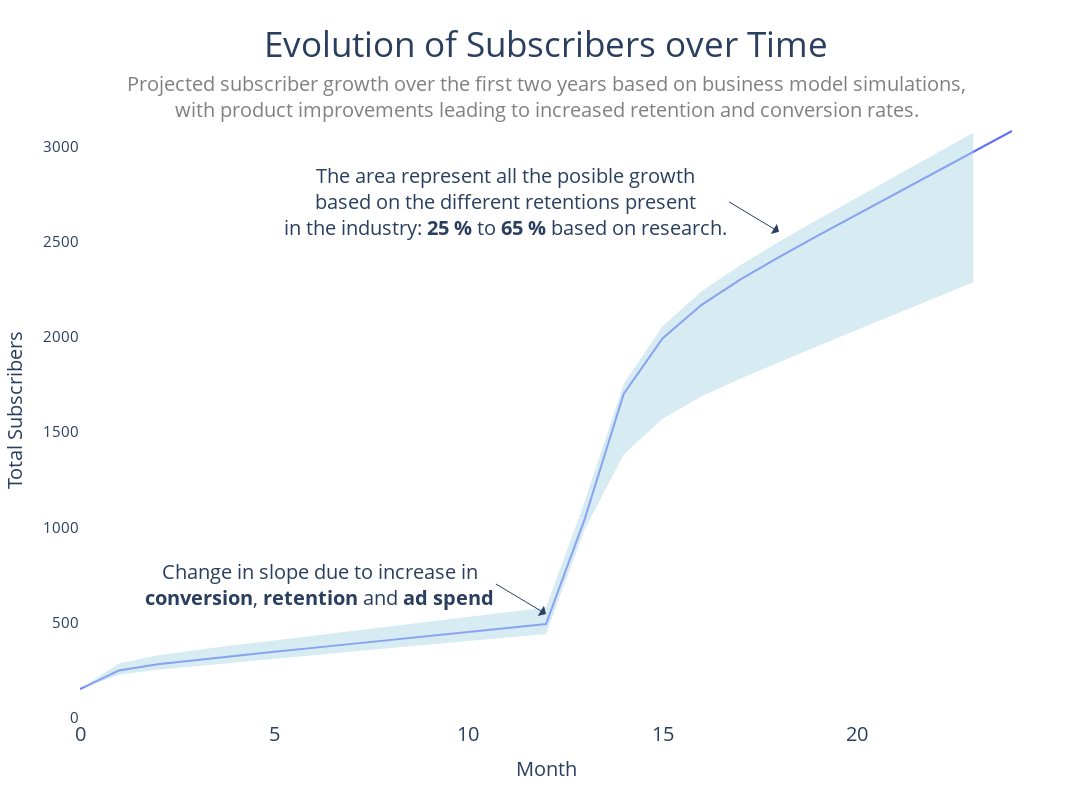

The cell this chart's notebook holds for it:
### Code cell
import plotly.graph_objects as go


fig = px.line(
    subscribers,
    x='month',
    y="(All) Total Current Subscribers",
    title="Evolution of Subscribers over Time",
    labels={
        "(All) Total Current Subscribers": "Total Subscribers",
        "month": "Month"}
)

fig.update_layout(
    plot_bgcolor='white',  
    paper_bgcolor='white',
    title_font=dict(size=35),
    title={'x':0.5, 'y':0.96, 'xanchor': 'center'},
    height=800,  
    width=1200,
    showlegend=False 
).update_xaxes(
    title_font=dict(size=20),
    tickfont_size=20,
    showgrid=False 
).update_yaxes(
    title_font=dict(size=20),
    tickfont_size=15,
    showgrid=False
).add_annotation(
    text="Change in slope due to increase in<br><b>conversion</b>, <b>retention</b> and <b>ad spend</b>",
    x=12,
    y=subscribers.loc[12, "(All) Total Current Subscribers"],
    arrowhead=1,
    yshift=10,
    xanchor="right",
    showarrow=True,
    font=dict(size=20),
    arrowsize=2,
    align="center",
    ax=-50,  
    ay=-30
)

fig.add_annotation(
    text="Projected subscriber growth over the first two years based on business model simulations,<br>with product improvements leading to increased retention and conversion rates.",
    xref="paper", yref="paper",
    x=0.5, y=0.96,  
    showarrow=False,
    font=dict(size=20, color="grey"),
    xanchor='center', yanchor='bottom',
)

#fig.update_layout(template='plotly_white') 

# Agrega la línea para el límite inferior de la incertidumbre
fig.add_trace(go.Scatter(
    x=subscription25['month'],
    y=subscription25['(All) Total Current Subscribers'],
    mode='lines',
    line=dict(width=0),
    showlegend=False
))

# Agrega la línea para el límite superior de la incertidumbre
fig.add_trace(go.Scatter(
    x=subscription65['month'],
    y=subscription65['(All) Total Current Subscribers'],
    mode='lines',
    fill='tonexty',  # Esto rellena el área entre la línea superior y la línea inferior
    fillcolor='rgba(173, 216, 230, 0.5)',  # Un color azul claro con transparencia
    line=dict(width=0),
    showlegend=False
))

fig.add_annotation(
    text="The area represent all the posible growth<br>"
         "based on the different retentions present<br>"
         "in the industry: <b>25 %</b> to <b>65 %</b> based on research.",
    x=18,
    y=2500,
    arrowhead=1,
    yshift=10,
    xanchor="right",
    showarrow=True,
    font=dict(size=20),
    arrowsize=2,
    align="center",
    ax=-50,  
    ay=-30
)

fig.show()

### Figure 1 — Plotly figure (JSON) as saved in the notebook; plotly's stock layout.template omitted (floating-point values rounded to 4 significant figures)
{"data": [{"hovertemplate": "Month=%{x}<br>Total Subscribers=%{y}<extra></extra>", "legendgroup": "", "line": {"color": "#636efa", "dash": "solid"}, "marker": {"symbol": "circle"}, "mode": "lines", "name": "", "orientation": "v", "showlegend": false, "type": "scatter", "x": [0, 1, 2, 3, 4, 5, 6, 7, 8, 9, 10, 11, 12, 13, 14, 15, 16, 17, 18, 19, 20, 21, 22, 23, 24], "xaxis": "x", "y": [150, 246.9, 280.1, 303.0, 324.2, 345.2, 366.1, 387.0, 407.9, 428.8, 449.7, 470.6, 491.5, 1045.0, 1701.0, 1992.0, 2168.0, 2301.0, 2419.0, 2532.0, 2643.0, 2753.0, 2863.0, 2973.0, 3083.0], "yaxis": "y"}, {"line": {"width": 0}, "mode": "lines", "showlegend": false, "type": "scatter", "x": [0, 1, 2, 3, 4, 5, 6, 7, 8, 9, 10, 11, 12, 13, 14, 15, 16, 17, 18, 19, 20, 21, 22, 23], "y": [150, 224.4, 251.8, 271.7, 290.6, 309.2, 327.8, 346.4, 365.1, 383.7, 402.3, 420.9, 439.5, 990.6, 1382.0, 1570.0, 1687.0, 1781.0, 1868.0, 1952.0, 2036.0, 2120.0, 2204.0, 2288.0]}, {"fill": "tonexty", "fillcolor": "rgba(173, 216, 230, 0.5)", "line": {"width": 0}, "mode": "lines", "showlegend": false, "type": "scatter", "x": [0, 1, 2, 3, 4, 5, 6, 7, 8, 9, 10, 11, 12, 13, 14, 15, 16, 17, 18, 19, 20, 21, 22, 23], "y": [150, 284.4, 327.3, 355.3, 380.6, 405.5, 430.2, 454.9, 479.6, 504.4, 529.1, 553.8, 578.5, 1137.0, 1753.0, 2057.0, 2239.0, 2377.0, 2500.0, 2617.0, 2732.0, 2846.0, 2960.0, 3073.0]}], "layout": {"annotations": [{"align": "center", "arrowhead": 1, "arrowsize": 2, "ax": -50, "ay": -30, "font": {"size": 20}, "showarrow": true, "text": "Change in slope due to increase in<br><b>conversion</b>, <b>retention</b> and <b>ad spend</b>", "x": 12, "xanchor": "right", "y": 491.5, "yshift": 10}, {"font": {"color": "grey", "size": 20}, "showarrow": false, "text": "Projected subscriber growth over the first two years based on business model simulations,<br>with product improvements leading to increased retention and conversion rates.", "x": 0.5, "xanchor": "center", "xref": "paper", "y": 0.96, "yanchor": "bottom", "yref": "paper"}, {"align": "center", "arrowhead": 1, "arrowsize": 2, "ax": -50, "ay": -30, "font": {"size": 20}, "showarrow": true, "text": "The area represent all the posible growth<br>based on the different retentions present<br>in the industry: <b>25 %</b> to <b>65 %</b> based on research.", "x": 18, "xanchor": "right", "y": 2500, "yshift": 10}], "height": 800, "legend": {"tracegroupgap": 0}, "paper_bgcolor": "white", "plot_bgcolor": "white", "showlegend": false, "title": {"font": {"size": 35}, "text": "Evolution of Subscribers over Time", "x": 0.5, "xanchor": "center", "y": 0.96}, "width": 1200, "xaxis": {"anchor": "y", "domain": [0, 1], "showgrid": false, "tickfont": {"size": 20}, "title": {"font": {"size": 20}, "text": "Month"}}, "yaxis": {"anchor": "x", "domain": [0, 1], "showgrid": false, "tickfont": {"size": 15}, "title": {"font": {"size": 20}, "text": "Total Subscribers"}}}}
